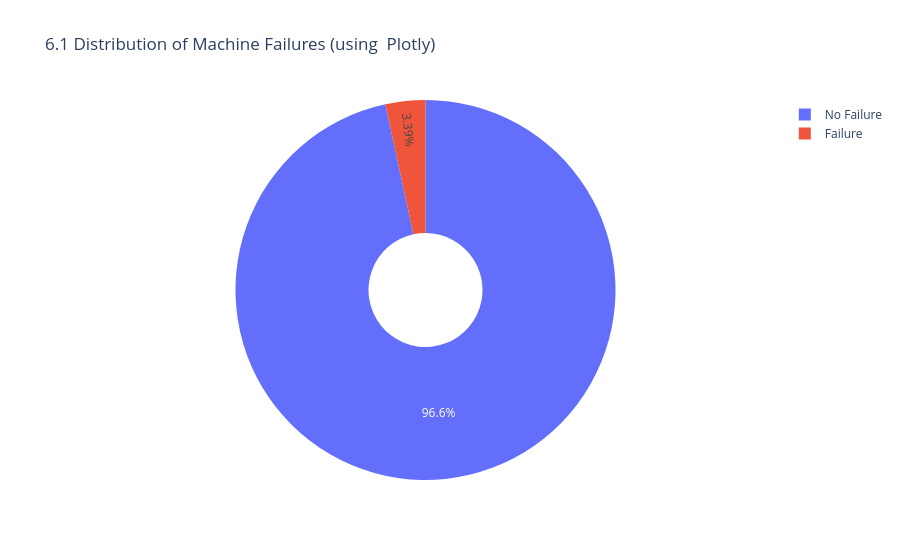

Notebook cell for this chart:
### Code cell
# The same using plotly

fig1 = px.pie(df_viz, names='Machine_failure_label', 
              title='6.1 Distribution of Machine Failures (using  Plotly)',
              color='Machine_failure_label',
              color_discrete_map={'No Failure':'#636EFA', 'Failure':'#EF553B'},
              hole=0.3) # Makes it a modern donut chart
fig1.show()

### Figure 1 — Plotly figure (JSON) as saved in the notebook; plotly's stock layout.template omitted (floating-point values rounded to 4 significant figures; data arrays with more than 128 entries replaced by an {"elided": "..."} marker saying what was removed)
{"data": [{"customdata": {"elided": "10000x1 str values"}, "domain": {"x": [0, 1], "y": [0, 1]}, "hole": 0.3, "hovertemplate": "Machine_failure_label=%{customdata[0]}<extra></extra>", "labels": {"elided": "10000 str values"}, "legendgroup": "", "marker": {"colors": {"elided": "10000 str values"}}, "name": "", "showlegend": true, "type": "pie"}], "layout": {"autosize": true, "legend": {"tracegroupgap": 0}, "title": {"text": "6.1 Distribution of Machine Failures (using  Plotly)"}}}
